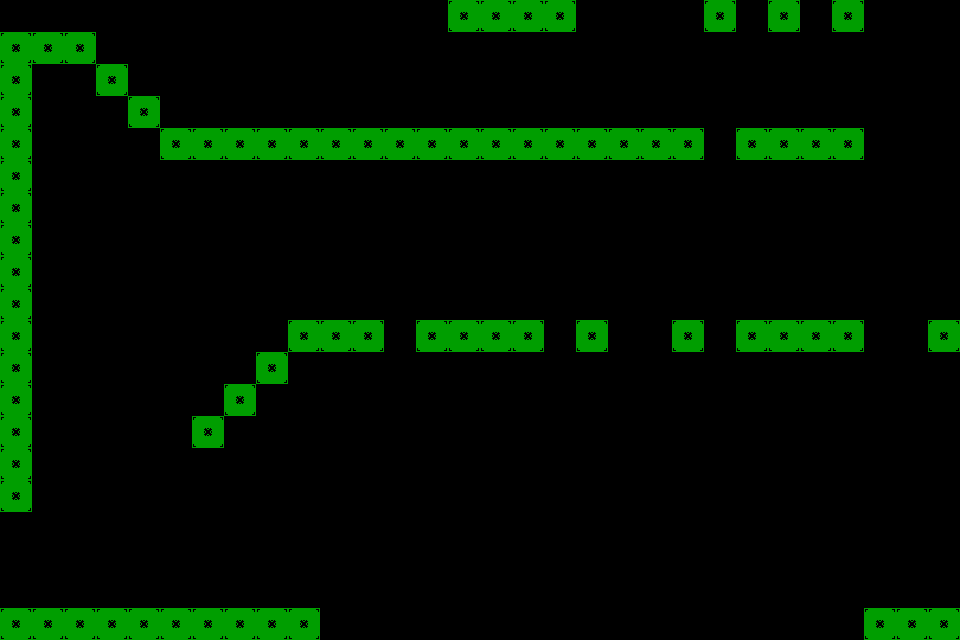

This game map was drawn from its Tiled (.tmx) file and the tilesets committed beside it. A one-line description and the trimmed map source follow:
An orthogonal 30x20 tile map with 32x32 px tiles, 1 tile layer (Layout) and 29 objects (21x FallTile, 4x Laser, Spawnpoint, Goal, Trigger, ...).

<map version="1.10" tiledversion="1.12.2" orientation="orthogonal" renderorder="right-down" width="30" height="20" tilewidth="32" tileheight="32" infinite="0" nextlayerid="3" nextobjectid="72">
 <editorsettings>
  <export target="../../../src/maps/sector5/level4.lua" format="lua" />
 </editorsettings>
 <tileset firstgid="1" name="Props" class="Saw" tilewidth="32" tileheight="32" tilecount="8" columns="0">
  <grid orientation="orthogonal" width="1" height="1" />
  <tile id="0" type="Tile">
   <image source="../../../src/assets/images/test.png" width="32" height="32" />
  </tile>
  <tile id="1" type="Placeholder">
   <image source="../../../src/assets/images/placeholder.png" width="32" height="32" />
  </tile>
  <tile id="3" type="Spike">
   <image source="../../../src/assets/images/spike.png" width="32" height="16" />
  </tile>
  <tile id="4" type="Goal">
   <image source="../../../src/assets/images/goal.png" width="32" height="32" />
  </tile>
  <tile id="5" type="Saw">
   <image source="../../../src/assets/images/saw.png" width="32" height="32" />
  </tile>
  <tile id="6" type="Spring">
   <image source="../../../src/assets/images/spring.png" width="32" height="32" />
  </tile>
  <tile id="7" type="Booster">
   <image source="../../../src/assets/images/booster.png" width="32" height="32" />
  </tile>
  <tile id="8" type="Laser">
   <image source="../../../src/assets/images/laser.png" width="32" height="32" />
  </tile>
 </tileset>
 <layer id="1" name="Layout" width="30" height="20">
  <data>[600 cells, 77 non-empty, 1 distinct tile ids]</data>
 </layer>
 <objectgroup id="2" name="Objects">
  <object id="1" name="Spawnpoint" gid="2" x="32" y="32" width="32" height="32" />
  <object id="2" name="Goal" gid="5" x="896" y="608" width="32" height="32" />
  <object id="40" name="Trigger" gid="2" x="288" y="128" width="32" height="32">
   <properties>
    <property name="id" value="overflow" />
    <property name="radius" type="int" value="64" />
   </properties>
  </object>
  <object id="42" name="FallTile" gid="1" x="576" y="32" width="32" height="32">
   <properties>
    <property name="isUp" type="bool" value="false" />
    <property name="radius" type="int" value="100" />
   </properties>
  </object>
  <object id="43" name="FallTile" gid="1" x="608" y="32" width="32" height="32">
   <properties>
    <property name="isUp" type="bool" value="false" />
    <property name="radius" type="int" value="100" />
   </properties>
  </object>
  <object id="44" name="FallTile" gid="1" x="640" y="32" width="32" height="32">
   <properties>
    <property name="isUp" type="bool" value="false" />
    <property name="radius" type="int" value="100" />
   </properties>
  </object>
  <object id="45" name="FallTile" gid="1" x="672" y="32" width="32" height="32">
   <properties>
    <property name="isUp" type="bool" value="false" />
    <property name="radius" type="int" value="100" />
   </properties>
  </object>
  <object id="46" name="FallTile" gid="1" x="704" y="160" width="32" height="32">
   <properties>
    <property name="isUp" type="bool" value="true" />
    <property name="radius" type="int" value="64" />
   </properties>
  </object>
  <object id="47" name="FallTile" gid="1" x="736" y="32" width="32" height="32">
   <properties>
    <property name="isUp" type="bool" value="false" />
    <property name="radius" type="int" value="100" />
   </properties>
  </object>
  <object id="49" name="FallTile" gid="1" x="800" y="32" width="32" height="32">
   <properties>
    <property name="isUp" type="bool" value="false" />
    <property name="radius" type="int" value="100" />
   </properties>
  </object>
  <object id="50" name="FallTile" gid="1" x="704" y="352" width="32" height="32">
   <properties>
    <property name="isUp" type="bool" value="true" />
    <property name="radius" type="int" value="64" />
   </properties>
  </object>
  <object id="51" name="Laser" gid="9" x="928" y="384" width="32" height="32">
   <properties>
    <property name="group" type="int" value="1" />
   </properties>
  </object>
  <object id="52" name="Laser" gid="9" x="288" y="384" width="32" height="32">
   <properties>
    <property name="group" type="int" value="1" />
   </properties>
  </object>
  <object id="53" name="FallTile" gid="1" x="384" y="352" width="32" height="32">
   <properties>
    <property name="isUp" type="bool" value="true" />
    <property name="radius" type="int" value="48" />
   </properties>
  </object>
  <object id="54" name="FallTile" gid="1" x="544" y="352" width="32" height="32">
   <properties>
    <property name="isUp" type="bool" value="true" />
    <property name="radius" type="int" value="64" />
   </properties>
  </object>
  <object id="56" name="FallTile" gid="1" x="864" y="352" width="32" height="32">
   <properties>
    <property name="isUp" type="bool" value="false" />
    <property name="radius" type="int" value="48" />
   </properties>
  </object>
  <object id="57" name="FallTile" gid="1" x="896" y="352" width="32" height="32">
   <properties>
    <property name="isUp" type="bool" value="false" />
    <property name="radius" type="int" value="48" />
   </properties>
  </object>
  <object id="58" name="Laser" gid="9" x="1120" y="0" width="32" height="32">
   <properties>
    <property name="group" type="int" value="0" />
   </properties>
  </object>
  <object id="59" name="Laser" gid="9" x="-192" y="0" width="32" height="32">
   <properties>
    <property name="group" type="int" value="0" />
   </properties>
  </object>
  <object id="60" name="InviSpike" gid="4" x="288" y="320" width="32" height="16">
   <properties>
    <property name="radius" type="int" value="48" />
   </properties>
  </object>
  <object id="61" name="FallTile" gid="1" x="384" y="608" width="32" height="32">
   <properties>
    <property name="isUp" type="bool" value="false" />
    <property name="radius" type="int" value="48" />
   </properties>
  </object>
  <object id="62" name="FallTile" gid="1" x="512" y="608" width="32" height="32">
   <properties>
    <property name="isUp" type="bool" value="false" />
    <property name="radius" type="int" value="48" />
    <property name="speed" type="int" value="500" />
   </properties>
  </object>
  <object id="63" name="FallTile" gid="1" x="640" y="608" width="32" height="32">
   <properties>
    <property name="isUp" type="bool" value="true" />
    <property name="radius" type="int" value="48" />
    <property name="speed" type="int" value="100" />
   </properties>
  </object>
  <object id="64" name="FallTile" gid="1" x="768" y="608" width="32" height="32">
   <properties>
    <property name="isUp" type="bool" value="false" />
    <property name="radius" type="int" value="48" />
   </properties>
  </object>
  <object id="65" name="FallTile" gid="1" x="0" y="608" width="32" height="32">
   <properties>
    <property name="endX" type="int" value="1024" />
    <property name="radius" type="int" value="160" />
   </properties>
  </object>
  <object id="67" name="FallTile" gid="1" x="0" y="576" width="32" height="32">
   <properties>
    <property name="endX" type="int" value="1024" />
    <property name="radius" type="int" value="160" />
   </properties>
  </object>
  <object id="68" name="FallTile" gid="1" x="0" y="544" width="32" height="32">
   <properties>
    <property name="endX" type="int" value="1024" />
    <property name="radius" type="int" value="160" />
   </properties>
  </object>
  <object id="70" name="FallTile" gid="1" x="640" y="352" width="32" height="32">
   <properties>
    <property name="isUp" type="bool" value="false" />
    <property name="radius" type="int" value="64" />
   </properties>
  </object>
  <object id="71" name="FallTile" gid="1" x="608" y="352" width="32" height="32">
   <properties>
    <property name="isUp" type="bool" value="false" />
    <property name="radius" type="int" value="64" />
   </properties>
  </object>
 </objectgroup>
</map>
